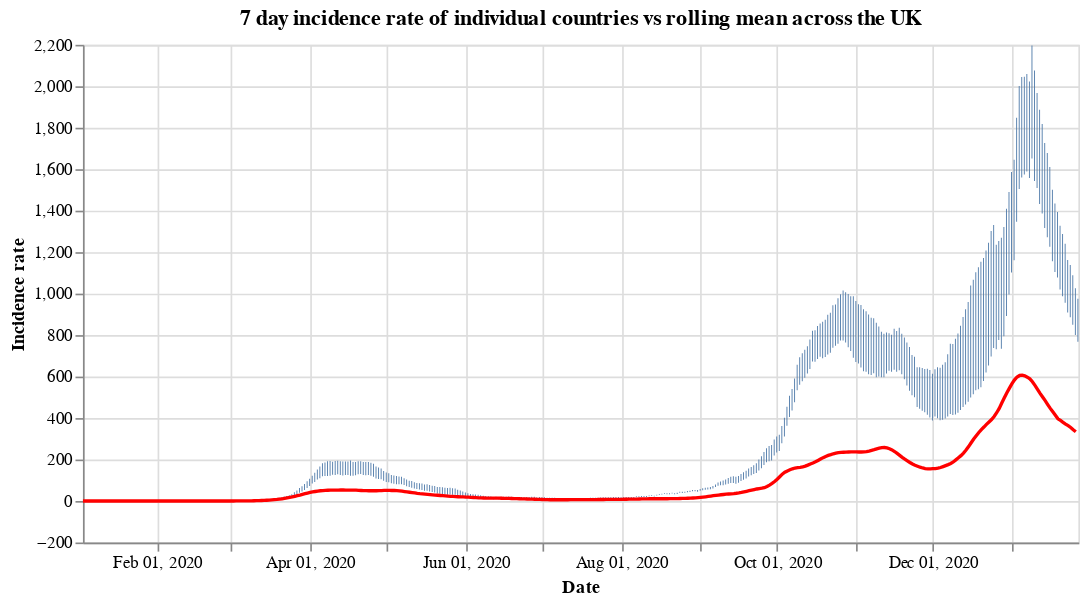

The code cell stored with this chart in its notebook:
### Code cell
#collapse
countries = uk_cases['areaName'].unique()
countries.sort()

selection = alt.selection_single(
    name='Select',
    fields=['areaName'],
    init={'areaName': 'Wales'},
    bind={'areaName': alt.binding_select(options=countries)}
)

# scatter plot, modify opacity based on selection
bars = alt.Chart(uk_cases).mark_bar().add_selection(
    selection
).encode(
    x=alt.X("yearmonthdate(date):T", axis=alt.Axis(title='Date')),
    y=alt.Y("weeklyCasesRate:Q", axis=alt.Axis(title='Incidence rate')),
    tooltip='weeklyCasesRate:Q',
    opacity=alt.condition(selection, alt.value(1), alt.value(0))
).properties(title=f'7 day incidence rate of individual countries vs rolling mean across the UK', width=600)

line = alt.Chart(overview_cases).mark_line(
    color='red',
    size=2,
).transform_window(
    rolling_mean='mean(weeklyCasesRate)',
    frame=[0, 7]
).encode(
    x='yearmonthdate(date):T',
    y='rolling_mean:Q'
)

alt.layer(bars, line)

### Figure 1 — Vega-Lite specification as saved in the notebook (floating-point values rounded to 4 significant figures; data arrays with more than 128 entries replaced by an {"elided": "..."} marker saying what was removed)
{"config": {"view": {"continuousWidth": 400, "continuousHeight": 300}}, "layer": [{"data": {"name": "data-5100d5ce18eafa72256c2f150392568b"}, "mark": "bar", "encoding": {"opacity": {"condition": {"value": 1, "selection": "Select"}, "value": 0}, "tooltip": {"type": "quantitative", "field": "weeklyCasesRate"}, "x": {"type": "temporal", "axis": {"title": "Date"}, "field": "date", "timeUnit": "yearmonthdate"}, "y": {"type": "quantitative", "axis": {"title": "Incidence rate"}, "field": "weeklyCasesRate"}}, "selection": {"Select": {"type": "single", "fields": ["areaName"], "init": {"areaName": "Wales"}, "bind": {"areaName": {"input": "select", "options": ["England", "Northern Ireland", "Scotland", "Wales"]}}}}, "title": "7 day incidence rate of individual countries vs rolling mean across the UK", "width": 600}, {"data": {"name": "data-b1e75aa64d91dbf8a04534e425d51c63"}, "mark": {"type": "line", "color": "red", "size": 2}, "encoding": {"x": {"type": "temporal", "field": "date", "timeUnit": "yearmonthdate"}, "y": {"type": "quantitative", "field": "rolling_mean"}}, "transform": [{"window": [{"op": "mean", "field": "weeklyCasesRate", "as": "rolling_mean"}], "frame": [0, 7]}]}], "$schema": "https://vega.github.io/schema/vega-lite/v4.8.1.json", "datasets": {"data-5100d5ce18eafa72256c2f150392568b": {"elided": "1560 records"}, "data-b1e75aa64d91dbf8a04534e425d51c63": {"elided": "390 records"}}}
